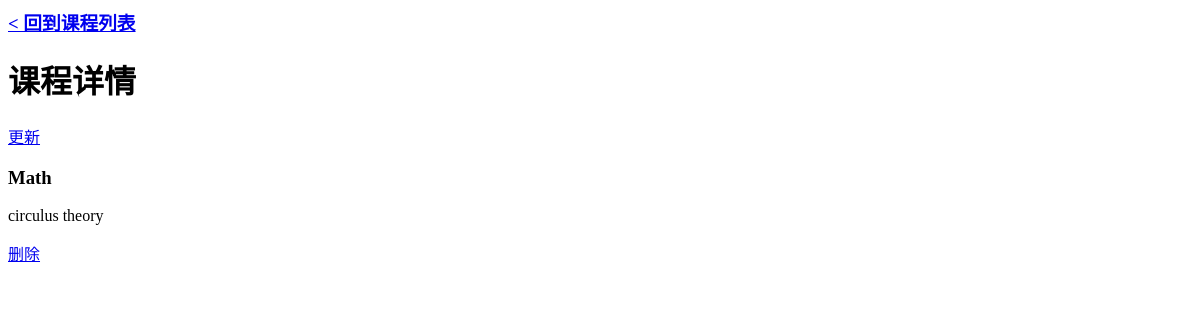
Page /blogs/1 on the earlier database version.
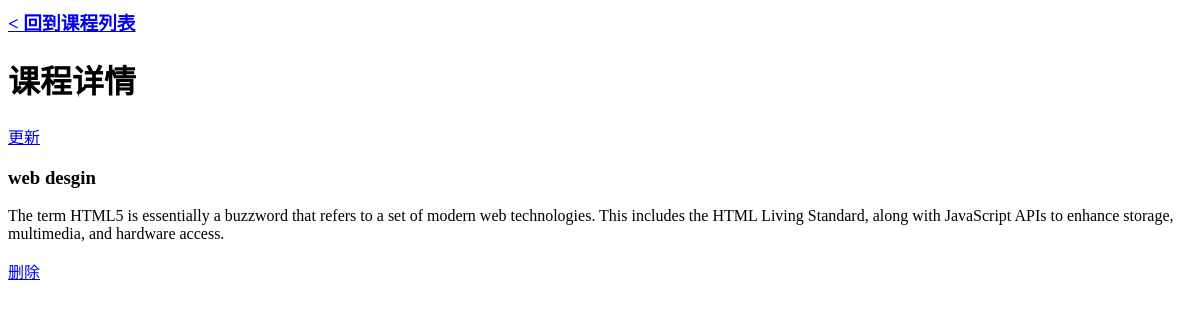
Same page on the later database version.
### wsgi.py (models this page shows, shortened)
class Blog(db.Model):
    id = db.Column(db.Integer,primary_key = True)
    title = db.Column(db.String(100))
    text = db.Column(db.Text)

### wsgi.py (the view)
@app.route('/blogs/<id>',methods = ['GET','DELETE'])
def query_note(id):
    if request.method == 'GET':
        blog = Blog.query.filter_by(id = id).first_or_404()
        print(id, blog, 'in query_blog','@'*20)
        return rt('query_blog.html',blog = blog)
    else:
        blog = Blog.query.filter_by(id = id).delete()
        db.session.commit()
        return '',204

### movie/templates/query_blog.html (shortened to what this page needs)
<h3><a href="/blogs">< 回到课程列表</a></h3>
<h1>课程详情</h1>
<div>
    <a href="/blogs/update/{{blog.id}}" id="{{blog.id}}">更新</a>
    <h3>{{blog.title}}</h3>
    <p>{{blog.text}}</p>
    <a href="#" class="btn-delete" id="{{blog.id}}">删除</a>
</div>

Differences in the rows shown:
changed Blog: title "Math" → "web desgin"; text "circulus theory" → "The term HTML5 is essentially a buzzword that refers to a set of modern web technologies. This includes the HTML Living Standard, along with JavaScript APIs to enhance storage, multimedia, and hardware access."
